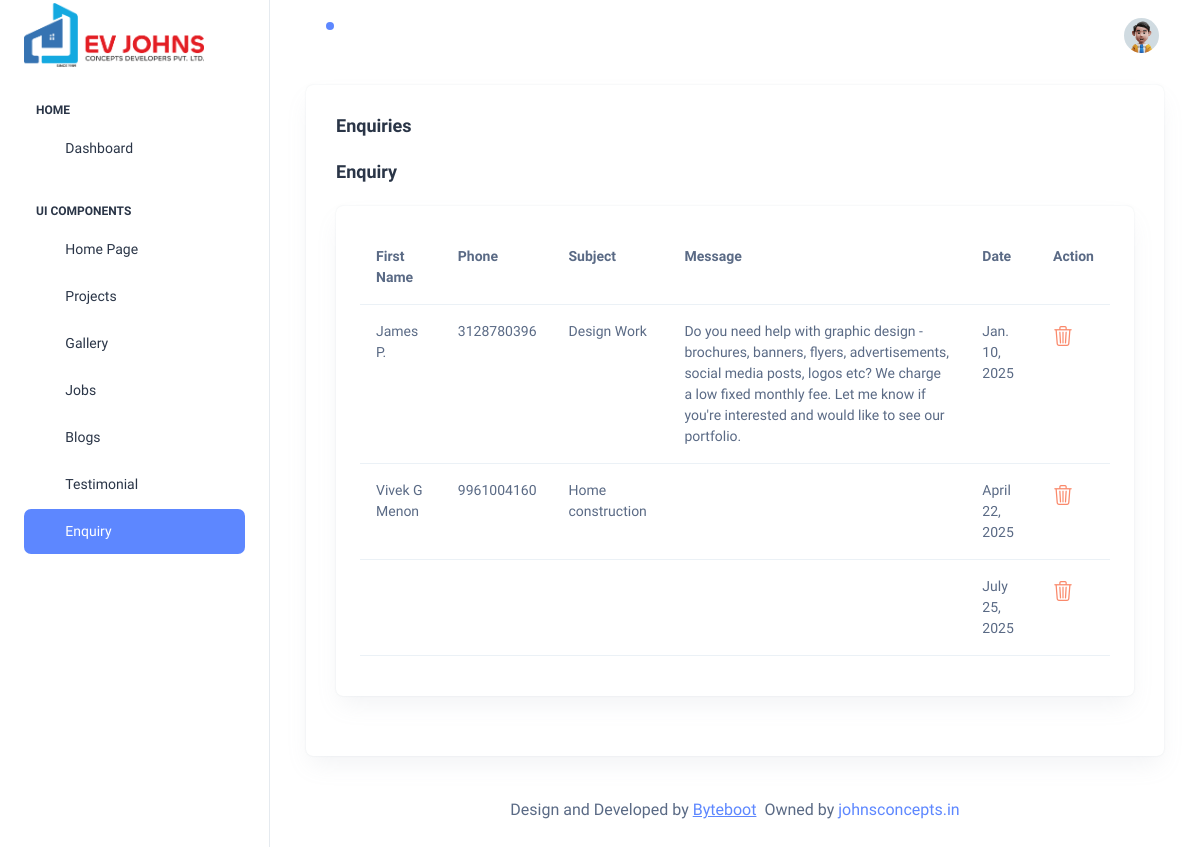
The app's page /Enquiry, older data.
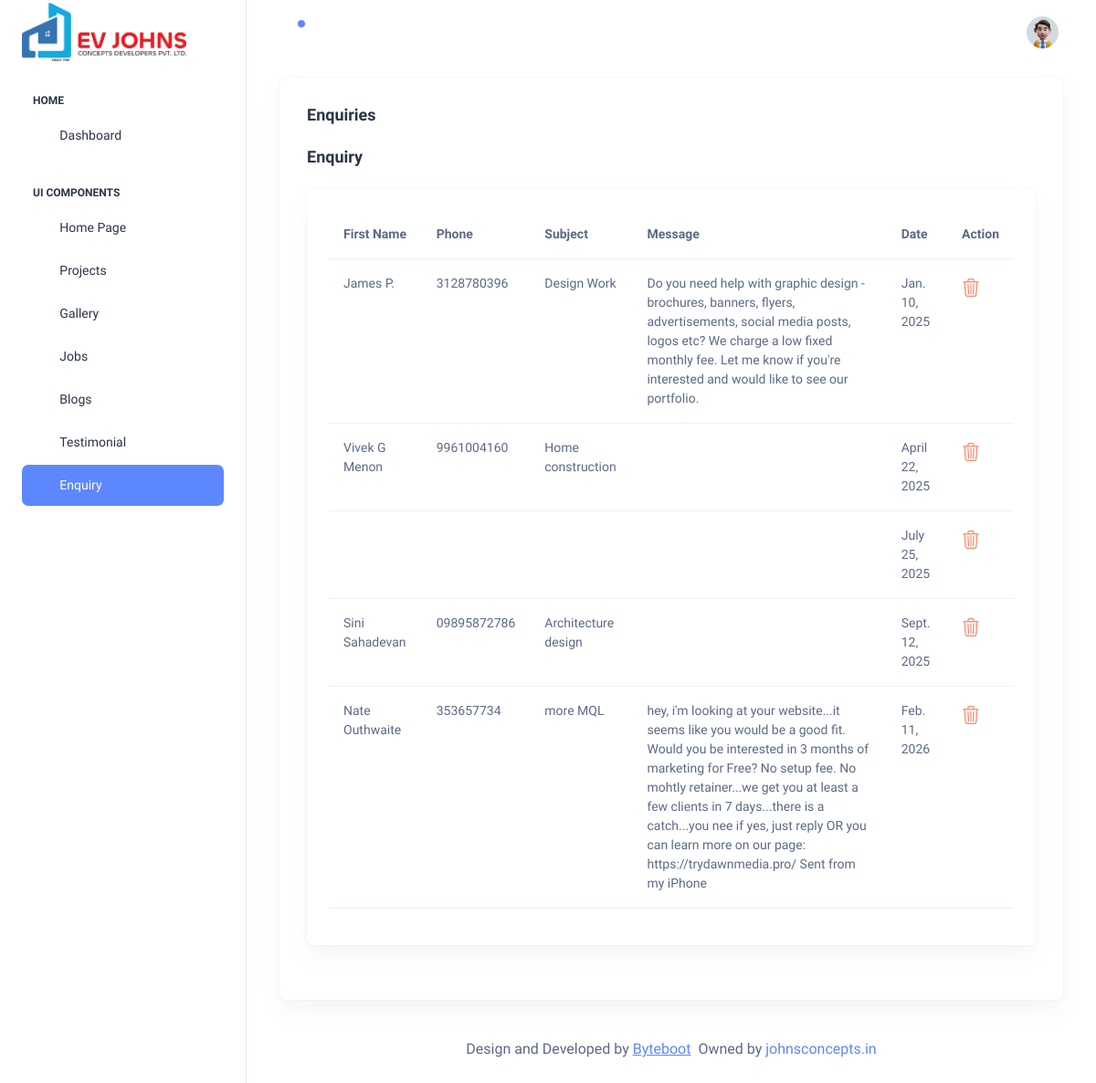
The same page, newer data.
### Home/models.py (models this page shows)
class Enquirys(models.Model):
    name = models.CharField(max_length=20)
    phone = models.CharField(max_length=20)
    subject = models.CharField(max_length=100)
    message = models.TextField()
    date = models.DateField(auto_now_add=True)

### Home/views.py (the view)
# urls.py: path("Enquiry",views.Enquiry,name="Enquiry"),
def Enquiry(request):
    enquiry = Enquirys.objects.all()
    return render(request,"dashboard/enquiry.html",{"enquiry":enquiry})

### templates/dashboard/enquiry.html (shortened to what this page needs)
{% extends 'dashboard/index.html' %}{% load static %}{% block admin %}
<div class="container-fluid">
    <div class="card">
        <div class="card-body">
            <h5 class="card-title fw-semibold mb-4">Enquiries</h5>
            <h5 class="card-title fw-semibold mb-4">Enquiry</h5>
            <div class="card">
                <div class="card-body p-4">
                    <table class="table table-stripped">
                        <tr>
                            <th>First Name</th>
                            <th>Phone</th>
                            <th>Subject</th>
                            <th>Message</th>
                            <th>Date</th>
                            <th>Action</th>
                        </tr>
                        {% for item in enquiry %}
                        <tr>
                            <td>
                                {{item.name}}
                            </td>
                            <td>{{item.phone}}</td>
                            <td>{{item.subject}}</td>
                            <td>{{item.message}}</td>
                            <td>{{item.date}}</td>
                            <td>
                                <a href="{%url 'DeleteEnquiry' item.id %}"
                                    onclick="return confirm('Are you want to delete this Enquiry Permanently ?')"
                                    class="text-danger" style="font-size: 20px !important;">
                                    <i class="bi bi-trash3"></i>
                                </a>
                            </td>
                        </tr>
                        {% endfor %}
                    </table>
                </div>
            </div>
        </div>
    </div>
</div>
    {% endblock %}

Row changes from the older to the newer data that the page shows:
added Enquirys: name "Sini Sahadevan", phone "09895872786", subject "Architecture design", date "Sept. 12, 2025"
added Enquirys: name "Nate Outhwaite", phone "353657734", subject "more MQL", message "hey, i'm looking at your website...it seems like you would be a good fit. Would you be interested in 3 months of marketing for Free? No setup fee. No mohtly retainer...we get you at least a few clients in 7 days...there is a catch...you nee if yes, just reply OR you can learn more on our page: https://trydawnmedia.pro/ Sent from my iPhone", date "Feb. 11, 2026"
